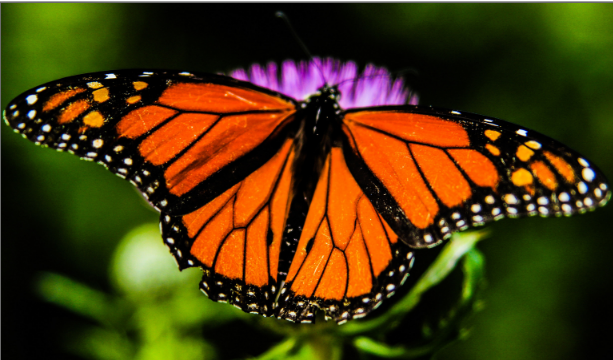
%> input picture butterfly.png, 613 x 360 px
$ octave rgb_gray_neg_image.m   (GNU Octave 9; MATLAB toolbox functions it lacks are replaced by stand-ins)
%> lines starting %> are read from the running program, lines starting %| are printed output that depends on the picture
clear all
clc
i = imread('butterfly.png');
%> i is the input picture: size 360x613x3 uint8; mean R, G, B 75, 55.3, 12.9
g = rgb2gray(i);
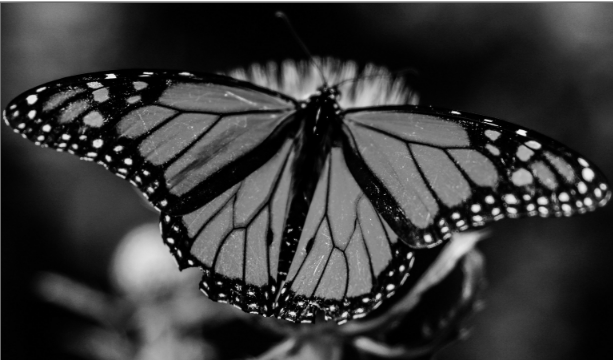
%> g: size 360x613 uint8; min 0, max 255, mean 56.4
imshow(g);

figure
n = imcomplement(g);
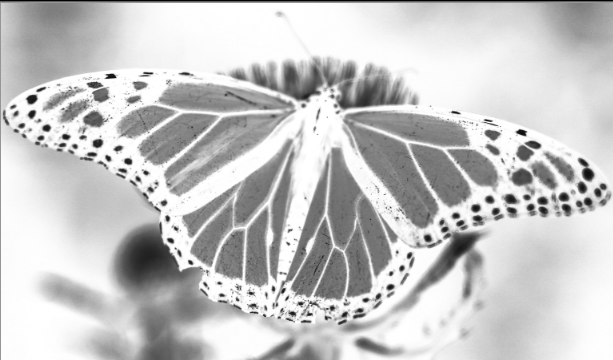
%> n: size 360x613 uint8; min 0, max 255, mean 198.6
imshow(n);
